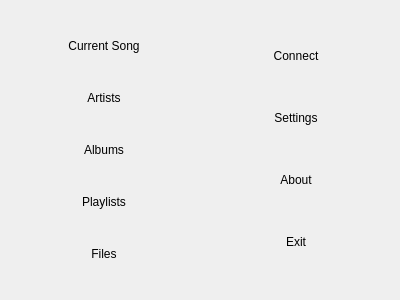
<?xml version="1.0" encoding="UTF-8"?>
<ui version="4.0">
 <class>HorizontalMenuWidget</class>
 <widget class="QWidget" name="HorizontalMenuWidget">
  <property name="geometry">
   <rect>
    <x>0</x>
    <y>0</y>
    <width>400</width>
    <height>300</height>
   </rect>
  </property>
  <property name="windowTitle">
   <string>Form</string>
  </property>
  <layout class="QHBoxLayout" name="horizontalLayout">
   <item>
    <layout class="QVBoxLayout" name="verticalLayout">
     <item>
      <widget class="QPushButton" name="btnCurrentSong">
       <property name="font">
        <font>
         <pointsize>9</pointsize>
        </font>
       </property>
       <property name="text">
        <string>Current Song</string>
       </property>
       <property name="flat">
        <bool>true</bool>
       </property>
      </widget>
     </item>
     <item>
      <widget class="QPushButton" name="btnArtists">
       <property name="font">
        <font>
         <pointsize>9</pointsize>
        </font>
       </property>
       <property name="text">
        <string>Artists</string>
       </property>
       <property name="flat">
        <bool>true</bool>
       </property>
      </widget>
     </item>
     <item>
      <widget class="QPushButton" name="btnAlbums">
       <property name="font">
        <font>
         <pointsize>9</pointsize>
        </font>
       </property>
       <property name="text">
        <string>Albums</string>
       </property>
       <property name="flat">
        <bool>true</bool>
       </property>
      </widget>
     </item>
     <item>
      <widget class="QPushButton" name="btnPlaylists">
       <property name="font">
        <font>
         <pointsize>9</pointsize>
        </font>
       </property>
       <property name="text">
        <string>Playlists</string>
       </property>
       <property name="flat">
        <bool>true</bool>
       </property>
      </widget>
     </item>
     <item>
      <widget class="QPushButton" name="btnFiles">
       <property name="font">
        <font>
         <pointsize>9</pointsize>
        </font>
       </property>
       <property name="text">
        <string>Files</string>
       </property>
       <property name="flat">
        <bool>true</bool>
       </property>
      </widget>
     </item>
    </layout>
   </item>
   <item>
    <layout class="QVBoxLayout" name="verticalLayout_2">
     <item>
      <widget class="QPushButton" name="btnConnect">
       <property name="font">
        <font>
         <pointsize>9</pointsize>
        </font>
       </property>
       <property name="text">
        <string>Connect</string>
       </property>
       <property name="flat">
        <bool>true</bool>
       </property>
      </widget>
     </item>
     <item>
      <widget class="QPushButton" name="btnSettings">
       <property name="font">
        <font>
         <pointsize>9</pointsize>
        </font>
       </property>
       <property name="text">
        <string>Settings</string>
       </property>
       <property name="flat">
        <bool>true</bool>
       </property>
      </widget>
     </item>
     <item>
      <widget class="QPushButton" name="btnAbout">
       <property name="font">
        <font>
         <pointsize>9</pointsize>
        </font>
       </property>
       <property name="text">
        <string>About</string>
       </property>
       <property name="flat">
        <bool>true</bool>
       </property>
      </widget>
     </item>
     <item>
      <widget class="QPushButton" name="btnExit">
       <property name="font">
        <font>
         <pointsize>9</pointsize>
        </font>
       </property>
       <property name="text">
        <string>Exit</string>
       </property>
       <property name="flat">
        <bool>true</bool>
       </property>
      </widget>
     </item>
    </layout>
   </item>
  </layout>
 </widget>
 <resources/>
 <connections/>
</ui>
